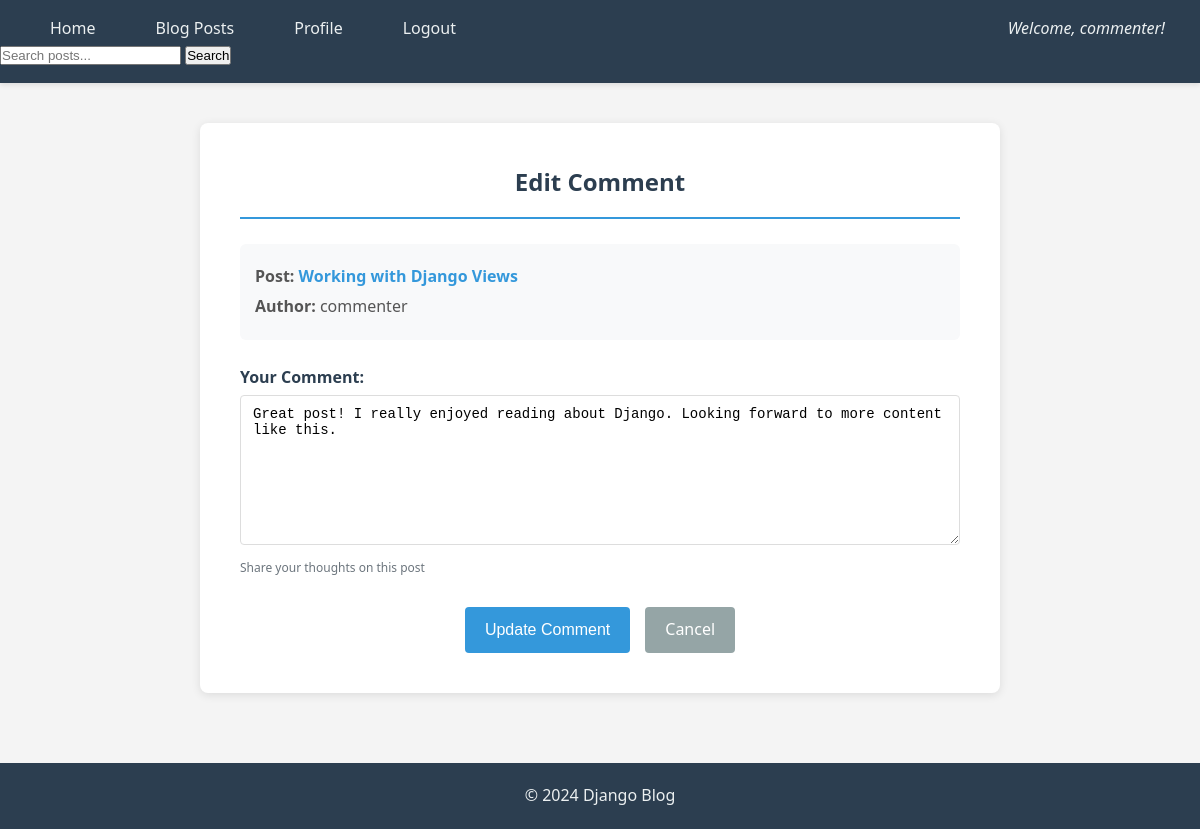
Screenshot of /comment/1/update/ (signed in) with the database file from the repository.
### blog/models.py (models this page shows, shortened)
class Post(models.Model):
    title = models.CharField(max_length=200)
    content = models.TextField()
    published_date = models.DateTimeField(auto_now_add=True)
    author = models.ForeignKey(User, on_delete=models.CASCADE, related_name='posts')
    tags = TaggableManager()  # Tagging functionality using django-taggit
    class Meta:
        ordering = ['-published_date']

class Comment(models.Model):
    post = models.ForeignKey(
        Post,
        on_delete=models.CASCADE,
        related_name='comments',
        help_text='The blog post this comment belongs to'
    )
    author = models.ForeignKey(
        User,
        on_delete=models.CASCADE,
        related_name='comments',
        help_text='The user who wrote this comment'
    )
    content = models.TextField(
        help_text='The comment text content'
    )
    created_at = models.DateTimeField(
        auto_now_add=True,
        help_text='The date and time when the comment was created'
    )
    updated_at = models.DateTimeField(
        auto_now=True,
        help_text='The date and time when the comment was last updated'
    )
    class Meta:
        ordering = ['created_at']  # Show oldest comments first
        verbose_name = 'Comment'
        verbose_name_plural = 'Comments'

### blog/views.py (the view, shortened to what this page needs)
class CommentUpdateView(LoginRequiredMixin, UserPassesTestMixin, UpdateView):
    model = Comment
    form_class = CommentForm
    template_name = 'blog/comment_form.html'
    def test_func(self):
        comment = self.get_object()
        return self.request.user == comment.author
    def get_context_data(self, **kwargs):
        context = super().get_context_data(**kwargs)
        context['post'] = self.object.post
        context['is_edit'] = True
        return context

### blog/forms.py (shortened to what this page needs)
class CommentForm(forms.ModelForm):
    content = forms.CharField(
        widget=forms.Textarea(attrs={
            'class': 'form-control',
            'rows': 4,
            'placeholder': 'Write your comment here...',
            'aria-label': 'Comment content'
        }),
        label='Comment',
        help_text='Share your thoughts on this post',
        max_length=1000
    )
    class Meta:
        model = Comment
        fields = ['content']

### blog/templates/blog/comment_form.html (shortened to what this page needs)
{% extends 'blog/base.html' %}
{% load static %}
{% block content %}
<div class="comment-form-container">
    <h2>{% if is_edit %}Edit Comment{% else %}Add Comment{% endif %}</h2>
    <div class="post-reference">
        <p><strong>Post:</strong> <a href="{% url 'post-detail' post.pk %}">{{ post.title }}</a></p>
        <p><strong>Author:</strong> {{ post.author.username }}</p>
    </div>
    <form method="post" class="comment-form">
        <div class="form-group">
            <label for="{{ form.content.id_for_label }}">Your Comment:</label>
            {{ form.content }}
            {% if form.content.help_text %}
            <small class="form-help-text">{{ form.content.help_text }}</small>
            {% endif %}
        </div>
        <div class="form-actions">
            <button type="submit" class="btn btn-primary">
                {% if is_edit %}Update Comment{% else %}Post Comment{% endif %}
            </button>
            <a href="{% url 'post-detail' post.pk %}" class="btn btn-secondary">Cancel</a>
        </div>
    </form>
</div>
{% endblock %}

### blog/templates/blog/base.html (shortened to what this page needs)
{% load static %}
<!DOCTYPE html>
<html lang="en">
<head>
    <link rel="stylesheet" href="{% static 'css/styles.css' %}">
    <link rel="stylesheet" href="{% static 'css/blog_posts.css' %}">
    <link rel="stylesheet" href="{% static 'css/comments.css' %}">
</head>
<body>
    <header>
        <nav>
            <ul>
                <li><a href="{% url 'home' %}">Home</a></li>
                <li><a href="{% url 'posts' %}">Blog Posts</a></li>
                {% if user.is_authenticated %}
                <li><a href="{% url 'profile' %}">Profile</a></li>
                <li><a href="{% url 'logout' %}">Logout</a></li>
                <li class="welcome-msg">Welcome, {{ user.username }}!</li>
                {% else %}
                <li><a href="{% url 'login' %}">Login</a></li>
                <li><a href="{% url 'register' %}">Register</a></li>
                {% endif %}
            </ul>
            <div class="search-container">
                <form action="{% url 'search' %}" method="get" class="search-form">
                    <input type="text" name="q" placeholder="Search posts..." class="search-input" value="{{ request.GET.q }}">
                    <button type="submit" class="search-button">Search</button>
                </form>
            </div>
        </nav>
    </header>
    <div class="content">
        {% block content %}{% endblock %}
    </div>
    <footer>
        <p>&copy; 2024 Django Blog</p>
    </footer>
</body>
</html>

### static/css/styles.css (style rules this page uses)
* { margin: 0; padding: 0; box-sizing: border-box; }
body { font-family: 'Segoe UI', Tahoma, Geneva, Verdana, sans-serif; line-height: 1.6; color: #333; background-color: #f4f4f4; }
header { background-color: #2c3e50; color: #ecf0f1; padding: 1rem 0; box-shadow: 0 2px 5px rgba(0, 0, 0, 0.1); }
nav ul { list-style: none; display: flex; justify-content: center; align-items: center; flex-wrap: wrap; padding: 0 20px; }
nav ul li { margin: 0 15px; }
nav ul li a { color: #ecf0f1; text-decoration: none; padding: 8px 15px; transition: background-color 0.3s ease; border-radius: 4px; }
nav ul li.welcome-msg { color: #ecf0f1; font-style: italic; margin-left: auto; }
.content { max-width: 1200px; margin: 40px auto; padding: 0 20px; min-height: calc(100vh - 200px); }
footer { background-color: #2c3e50; color: #ecf0f1; text-align: center; padding: 20px 0; margin-top: 40px; }
.form-group { margin-bottom: 20px; }
.form-group label { display: block; margin-bottom: 5px; color: #2c3e50; font-weight: 600; }
.form-group input[type="text"], .form-group input[type="email"], .form-group input[type="password"], .form-control { width: 100%; padding: 10px 12px; border: 1px solid #ddd; border-radius: 4px; font-size: 14px; transition: border-color 0.3s ease; }
.form-help-text { display: block; margin-top: 5px; font-size: 12px; color: #6c757d; }
.btn { padding: 10px 20px; border: none; border-radius: 4px; cursor: pointer; font-size: 16px; text-decoration: none; display: inline-block; text-align: center; transition: background-color 0.3s ease; }
.btn-primary { background-color: #3498db; color: white; }
.btn-secondary { background-color: #95a5a6; color: white; }

### static/css/blog_posts.css (style rules this page uses)
.form-actions { display: flex; gap: 15px; justify-content: center; margin-top: 30px; }

### static/css/comments.css (style rules this page uses)
.comment-form-container { max-width: 800px; margin: 0 auto; background: white; padding: 40px; border-radius: 8px; box-shadow: 0 2px 10px rgba(0, 0, 0, 0.1); }
.comment-form-container h2 { color: #2c3e50; margin-bottom: 25px; text-align: center; border-bottom: 2px solid #3498db; padding-bottom: 15px; }
.post-reference { background: #f8f9fa; padding: 15px; border-radius: 6px; margin-bottom: 25px; }
.post-reference p { margin: 5px 0; color: #555; }
.post-reference a { color: #3498db; text-decoration: none; font-weight: 600; }
.comment-form .form-group { margin-bottom: 20px; }
.comment-form textarea { width: 100%; min-height: 150px; resize: vertical; }

### rows the page displays
Post: title "Working with Django Views", author.username "commenter"
Comment: content "Great post! I really enjoyed reading about Django. Looking forward to more content like this."

### other values shown
{{ user.username }} "commenter"
